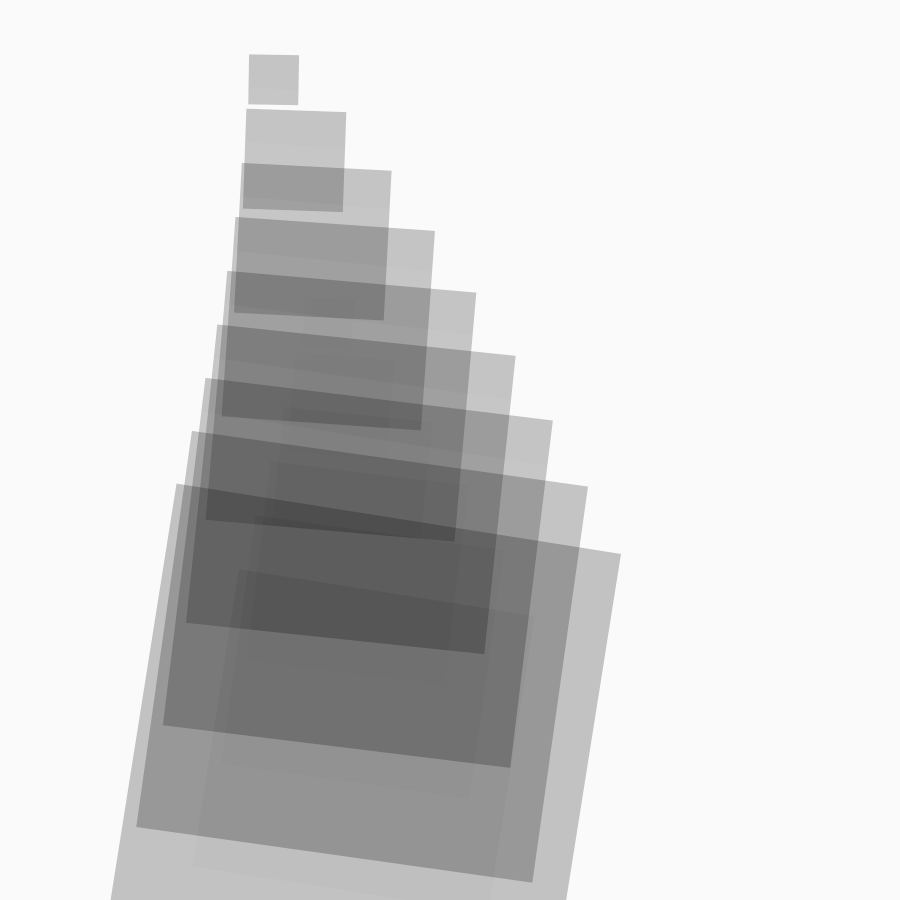
Frame 1 (no input)
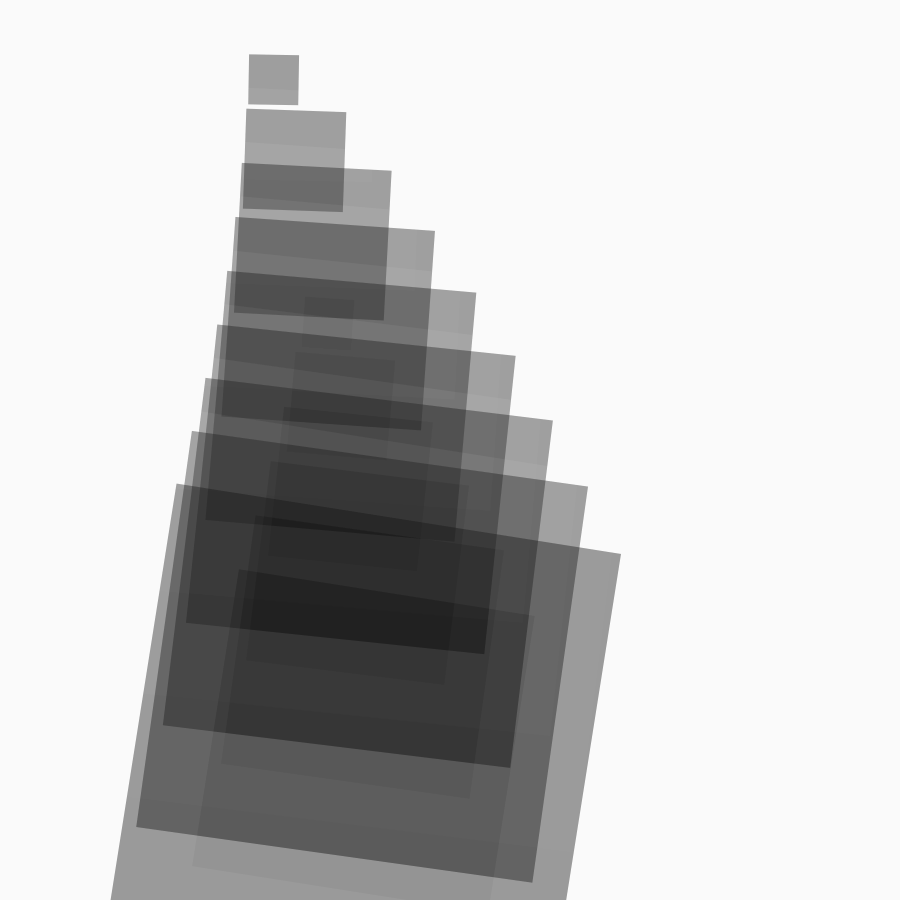
Frame 2 (the mouse pressed at the canvas centre, redrawn once)

The Processing sketch that drew these frames (run headless with seeded random() and noise(); the mouse was pressed at the canvas centre and the sketch redrawn once):

// Processing sketch: processing_82068
// ── processing_82068.pde

void setup()
{
  size(900,900);
  background(250);  
}


void draw ()
{
  
  //Création d'une trame d'une seule ligne faite de rectangles
  for(int i = 50; i < 500; i = i+50)
  
  //Créations d'une succession de rotation de rectangles et de ronds en dégradé de gris
  {
    ;
    stroke(250, 10);
    strokeWeight(150);
    fill(0, 60);
    rotate(radians(1));
    rect(250, i, i, i);
    
  }
  
 noLoop(); 
}
